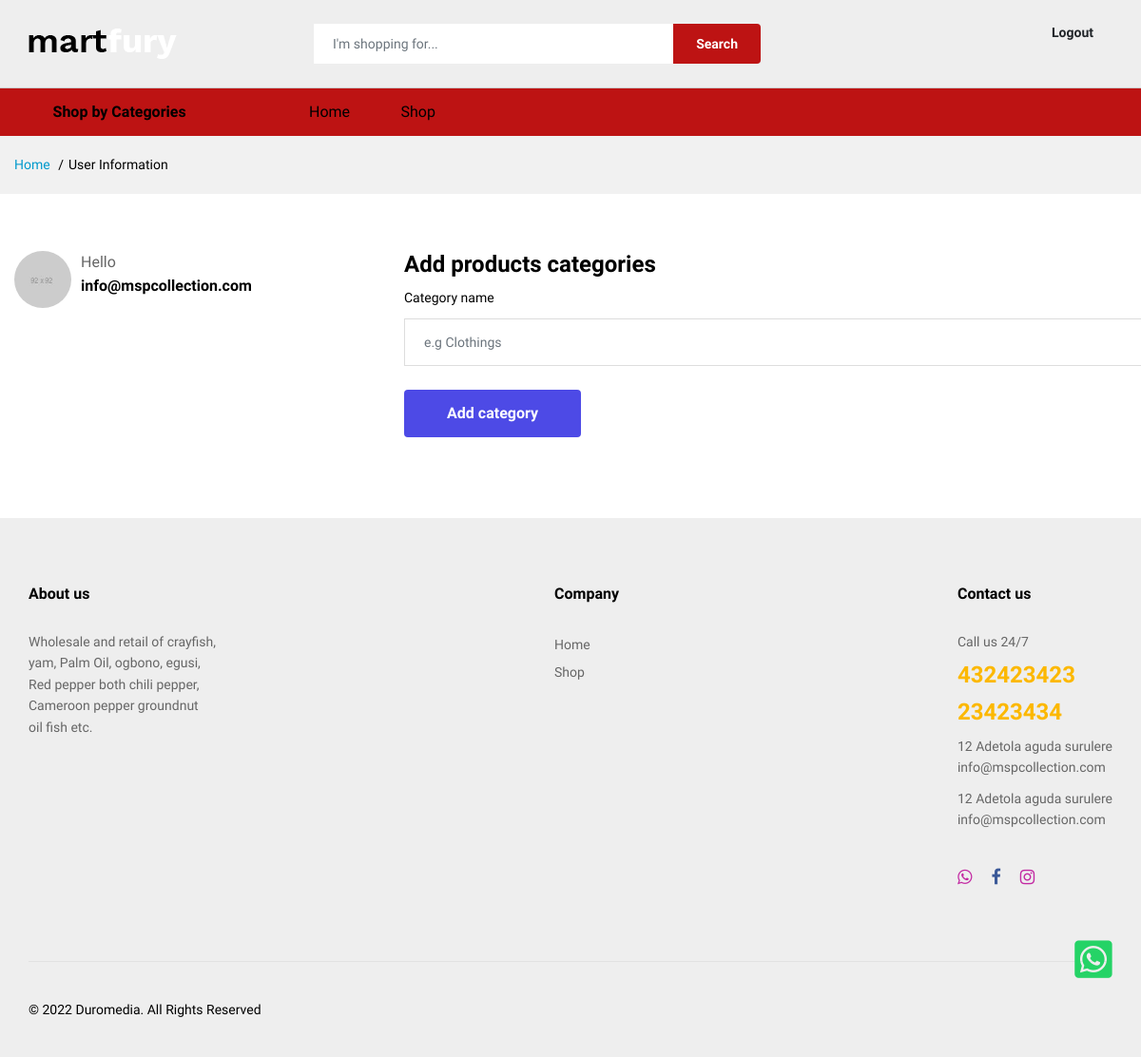
Before: /beta-souk/products-categories.php (signed in) with the older database file.
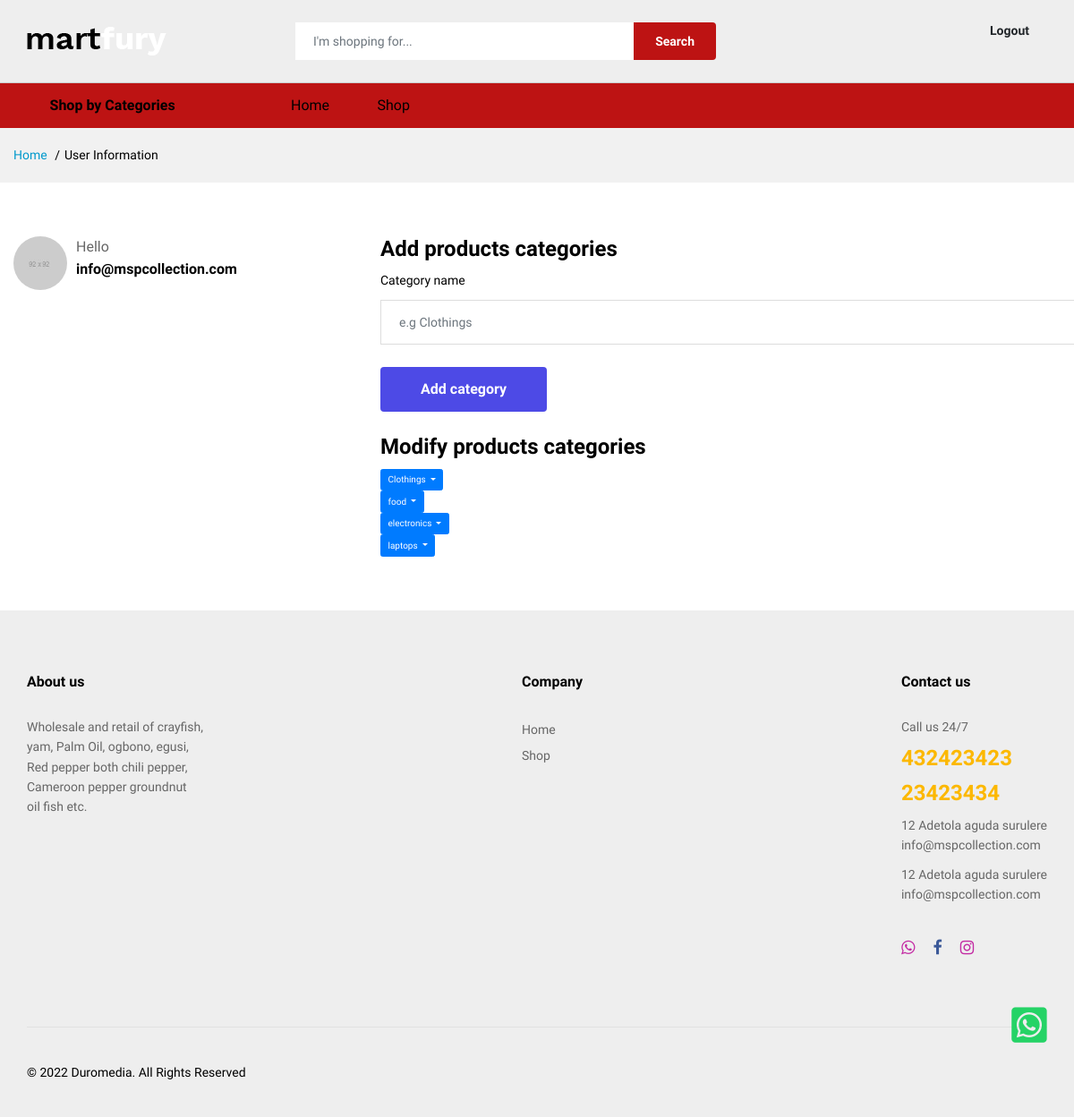
After: the same page with the newer database file.
### tables this page shows
CREATE TABLE `products_categories` (
  `products_categories_id` int(11) NOT NULL,
  `products_categories_name` varchar(20) NOT NULL,
  `products_categories_timestamp` timestamp NOT NULL DEFAULT CURRENT_TIMESTAMP ON UPDATE CURRENT_TIMESTAMP
);

### incs-template1/config.php (called while the page is built, shortened)
<?php
$EMAIL = "info@mspcollection.com";
?>

### beta-souk/products-categories.php (the view, shortened to what this page needs)
<?php
require_once ('../incs-template1/config.php');
 include ('../incs-template1/header.php'); ?>
<main class="ps-page--my-account">
        <div class="ps-breadcrumb">
            <div class="container">
                <ul class="breadcrumb">
                    <li><a href="index.html">Home</a></li>
                    <li>User Information</li>
                </ul>
            </div>
        </div>
        <section class="ps-section--account">
            <div class="container">
                <div class="row">
                    <div class="col-lg-4">
                        <div class="ps-section__left">
                            <aside class="ps-widget--account-dashboard">
                                <div class="ps-widget__header"><img src="img/users/3.jpg" alt="" />
                                    <figure>
                                        <figcaption>Hello</figcaption>
                                        <p><?=$EMAIL;?></p>
                                    </figure>
                                </div>
                            </aside>
                        </div>
                    </div>
                   <div class="col-lg-8">
                        <div class="ps-section__right">
                            <form class="ps-form--account-setting" action="" method="POST">
                                <div class="ps-form__header">
                                    <h3> Add products categories</h3>
                                </div>
                                <div class="ps-form__content">
                                     <div class="form-group">
                                        <label>Category name</label>
                                        <input class="form-control" type="text" placeholder="e.g Clothings" name="products_categories" value="<?php if(isset($_POST['products_categories'])){echo $_POST['products_categories'];} ?>">
                                    </div>
                                </div>
                                <div class="form-group submit">
                                    <button class="ps-btn" type="submit" name="submit">Add category</button>
                                </div>
                            </form>
                        </div>
<?php
     $select_products_cat = mysqli_query($connect, "SELECT products_categories_id, products_categories_name FROM products_categories WHERE products_categories_name != '".UNCATEGORIZED."'") or die(db_conn_error);
     if(mysqli_num_rows($select_products_cat) > 0){
echo '<div class="ps-form__header">
<h3>Modify products categories</h3>
</div>';
while($row_categories = mysqli_fetch_array($select_products_cat)){
echo '<div class="dropdown">
<button class="btn btn-primary dropdown-toggle" type="button" id="dropdownMenuButton" data-toggle="dropdown" aria-haspopup="true" aria-expanded="false">
'.$row_categories['products_categories_name'].'
</button>
<div class="dropdown-menu" aria-labelledby="dropdownMenuButton">
<form method="GET" action="products-categories-change.php">
<button type="submit" class="dropdown-item" name="modify_categories" value="'.$row_categories['products_categories_id'].'">Modify categories</button>
</form>
<form method="POST" action="">
<button type="submit" class="dropdown-item" name="delete_categories" value="'.$row_categories['products_categories_id'].'">Delete</button>
</form>
</div>
</div>';
     }
     }
?>
                    </div>
                </div>
            </div>
        </section>
    </main>
<?php include ('../incs-template1/footer.php'); ?>

Changed rows visible on the page:
added products_categories: products_categories_name "Clothings"
added products_categories: products_categories_name "food"
added products_categories: products_categories_name "electronics"
added products_categories: products_categories_name "laptops"
Other visible differences:
text now shown: "Modify products categories"
